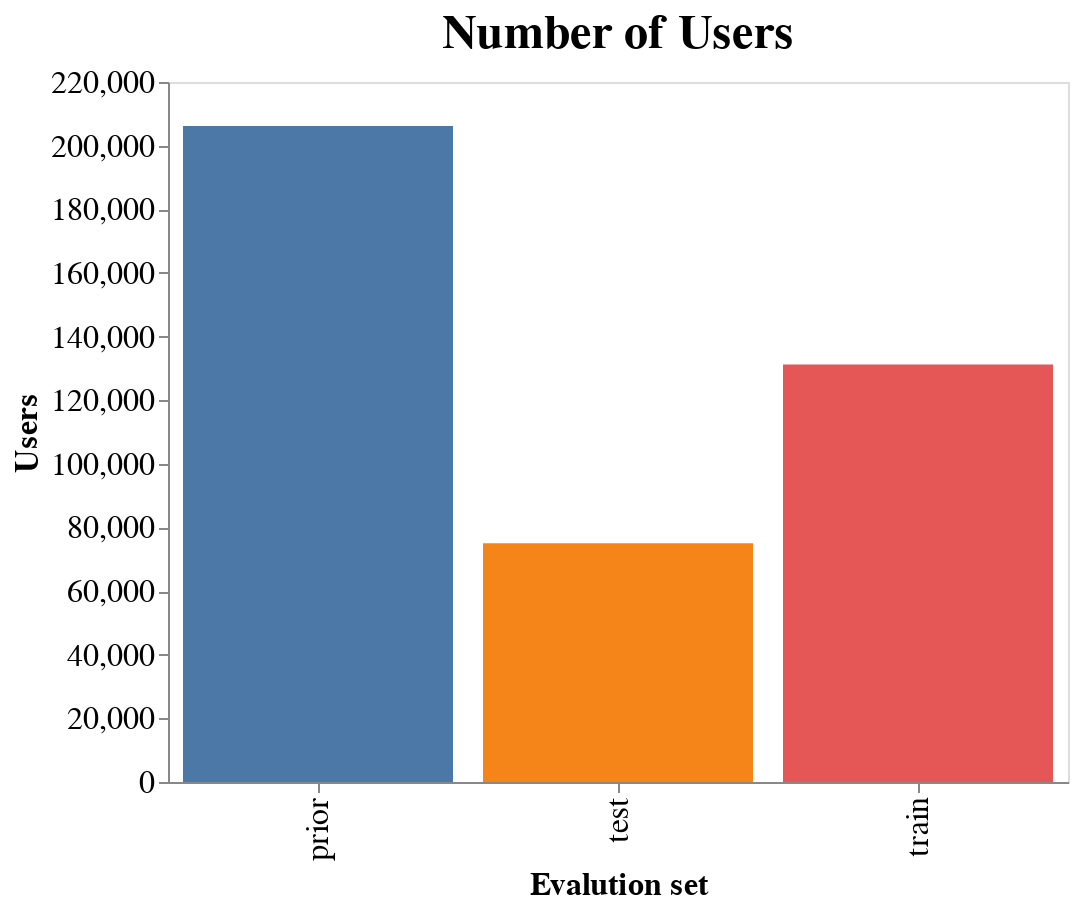

Notebook code cell kept with this figure:
### Code cell
n = alt.Chart(count, height = 350, width = 450,title = 'Number of Users').mark_bar().encode(
    x='i',
    y='user_id',
    color = alt.Color('i', legend=None)
).configure_axis(
    labelFontSize=16,
    titleFontSize=16,
    grid = False
).configure_title(fontSize=24)


n.encoding.y.title = 'Users'
n.encoding.x.title = 'Evalution set'

n

### Figure 1 — Vega-Lite specification as saved in the notebook (floating-point values rounded to 4 significant figures)
{"config": {"view": {"continuousWidth": 400, "continuousHeight": 300}, "axis": {"grid": false, "labelFontSize": 16, "titleFontSize": 16}, "title": {"fontSize": 24}}, "data": {"name": "data-51c836e5109249301b943e538c0800b8"}, "mark": "bar", "encoding": {"color": {"type": "nominal", "field": "i", "legend": null}, "x": {"type": "nominal", "field": "i", "title": "Evalution set"}, "y": {"type": "quantitative", "field": "user_id", "title": "Users"}}, "height": 350, "title": "Number of Users", "width": 450, "$schema": "https://vega.github.io/schema/vega-lite/v4.0.0.json", "datasets": {"data-51c836e5109249301b943e538c0800b8": [{"user_id": 206209, "i": "prior"}, {"user_id": 75000, "i": "test"}, {"user_id": 131209, "i": "train"}]}}
